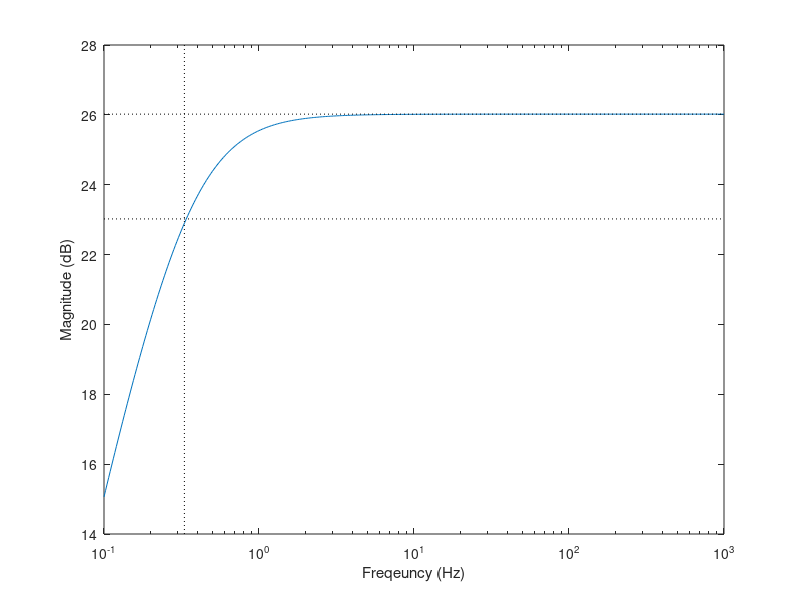
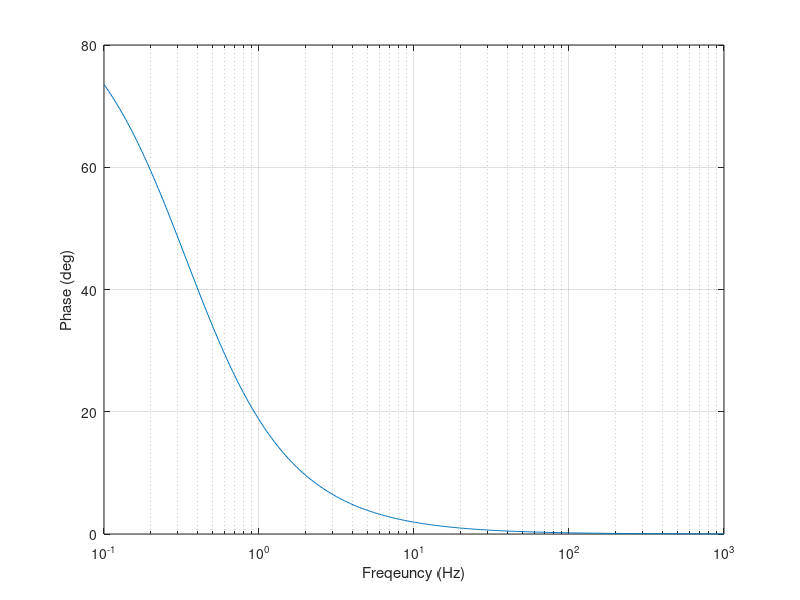
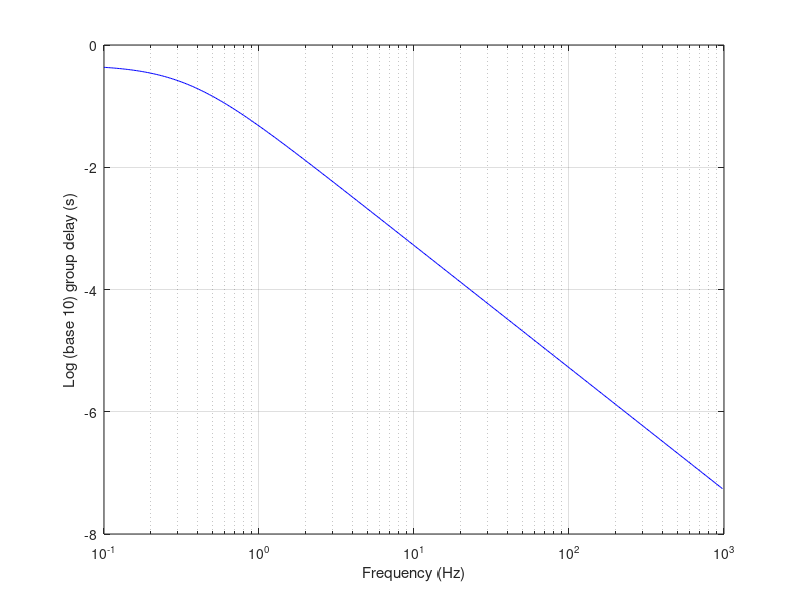

The MATLAB source for these figures, in order:
% HST/16V or HST/32V magnitude, phase, and group delay

% set log frequency range for calculation
logf=[-1:0.01:3];
f=10.^logf;
w=2*pi*f;

% Gain = 20x
G=20;
% R = 47Meg, C=0.01uF, 0.33 Hz cutoff
RC=47e6*0.01e-6;
% transfer function
H=G*(j*w*RC./(1+j*w*RC));

% plot magnitude
figure(1);
semilogx(f,20*log10(abs(H)));
xlabel('Freqeuncy (Hz)');
ylabel('Magnitude (dB)');
hold on;
% draw -3dB line at 0.33 Hz
a=axis;
semilogx([a(1),a(2)],[20*log10(20),20*log10(20)],'k:');
semilogx([a(1),a(2)],[20*log10(20)-3,20*log10(20)-3],'k:');
semilogx([0.33,0.33],[a(3),a(4)],'k:');

% plot phase
figure(2);
semilogx(f,(180/pi)*angle(H));
xlabel('Freqeuncy (Hz)');
ylabel('Phase (deg)');
hold on;
grid on;

% plot group delay
figure(3);
temp=(H(1:length(H)-1)+H(2:length(H)))./2;
groupdelay=log10(-imag((diff(H)./diff(w))./(temp)));
semilogx(f(1:length(f)-1),log10(-imag((diff(H)./diff(w))./(temp))),'b');
hold on;
xlabel('Frequency (Hz)');
ylabel('Log (base 10) group delay (s)');
grid on;